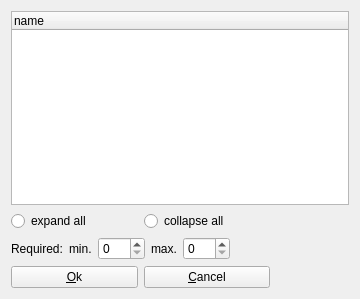
<?xml version="1.0" encoding="UTF-8"?>
<ui version="4.0">
 <class>category_select_required</class>
 <widget class="QWidget" name="category_select_required">
  <property name="geometry">
   <rect>
    <x>0</x>
    <y>0</y>
    <width>360</width>
    <height>299</height>
   </rect>
  </property>
  <property name="windowTitle">
   <string>Add required category</string>
  </property>
  <property name="windowIcon">
   <iconset resource="../configurator.qrc">
    <normaloff>:/images/folders.png</normaloff>:/images/folders.png</iconset>
  </property>
  <property name="action" stdset="0">
   <string>RecipeCategoryEdit category { id={main.id}; minQuantity {{main.minQuantity}}; maxQuantity {{main.maxQuantity}} }</string>
  </property>
  <property name="answer" stdset="0">
   <string>RecipeCategoryEdit category { id={?}; minQuantity {{min}}; maxQuantity {{max}} }</string>
  </property>
  <layout class="QGridLayout" name="gridLayout">
   <item row="1" column="0">
    <layout class="QHBoxLayout" name="horizontalLayout_4">
     <item>
      <widget class="QRadioButton" name="expand">
       <property name="text">
        <string>expand all</string>
       </property>
      </widget>
     </item>
     <item>
      <widget class="QRadioButton" name="collapse">
       <property name="text">
        <string>collapse all</string>
       </property>
      </widget>
     </item>
    </layout>
   </item>
   <item row="0" column="0" colspan="2">
    <widget class="QTreeWidget" name="category">
     <property name="itemsExpandable">
      <bool>true</bool>
     </property>
     <property name="action" stdset="0">
      <string notr="true">CategoryHierarchyRequest category {id=1}</string>
     </property>
     <attribute name="headerDefaultSectionSize">
      <number>250</number>
     </attribute>
     <column>
      <property name="text">
       <string>name</string>
      </property>
     </column>
    </widget>
   </item>
   <item row="1" column="1">
    <spacer name="horizontalSpacer">
     <property name="orientation">
      <enum>Qt::Horizontal</enum>
     </property>
     <property name="sizeHint" stdset="0">
      <size>
       <width>40</width>
       <height>20</height>
      </size>
     </property>
    </spacer>
   </item>
   <item row="4" column="0">
    <layout class="QHBoxLayout" name="horizontalLayout">
     <item>
      <widget class="QPushButton" name="select">
       <property name="text">
        <string>&amp;Ok</string>
       </property>
       <property name="form" stdset="0">
        <string notr="true">_CLOSE_</string>
       </property>
       <property name="datasignal:clicked" stdset="0">
        <string>add_category_required</string>
       </property>
       <property name="state:enabled" stdset="0">
        <string>{category.selected}&gt;0</string>
       </property>
      </widget>
     </item>
     <item>
      <widget class="QPushButton" name="cancel">
       <property name="text">
        <string>&amp;Cancel</string>
       </property>
       <property name="form" stdset="0">
        <string notr="true">_CLOSE_</string>
       </property>
      </widget>
     </item>
    </layout>
   </item>
   <item row="2" column="0">
    <layout class="QFormLayout" name="formLayout">
     <item row="0" column="0">
      <widget class="QLabel" name="label">
       <property name="text">
        <string>Required:</string>
       </property>
       <property name="buddy">
        <cstring>min</cstring>
       </property>
      </widget>
     </item>
     <item row="0" column="1">
      <layout class="QHBoxLayout" name="horizontalLayout_7">
       <item>
        <widget class="QLabel" name="label_min_requires">
         <property name="text">
          <string>min.</string>
         </property>
         <property name="buddy">
          <cstring>min</cstring>
         </property>
        </widget>
       </item>
       <item>
        <widget class="QSpinBox" name="min">
         <property name="maximum">
          <number>999</number>
         </property>
        </widget>
       </item>
       <item>
        <widget class="QLabel" name="label_max_requires">
         <property name="text">
          <string>max.</string>
         </property>
         <property name="buddy">
          <cstring>max</cstring>
         </property>
        </widget>
       </item>
       <item>
        <widget class="QSpinBox" name="max">
         <property name="maximum">
          <number>999</number>
         </property>
        </widget>
       </item>
       <item>
        <spacer name="horizontalSpacer_4">
         <property name="orientation">
          <enum>Qt::Horizontal</enum>
         </property>
         <property name="sizeHint" stdset="0">
          <size>
           <width>40</width>
           <height>20</height>
          </size>
         </property>
        </spacer>
       </item>
      </layout>
     </item>
    </layout>
   </item>
  </layout>
 </widget>
 <tabstops>
  <tabstop>category</tabstop>
  <tabstop>expand</tabstop>
  <tabstop>collapse</tabstop>
  <tabstop>min</tabstop>
  <tabstop>max</tabstop>
  <tabstop>select</tabstop>
  <tabstop>cancel</tabstop>
 </tabstops>
 <resources>
  <include location="../configurator.qrc"/>
 </resources>
 <connections>
  <connection>
   <sender>expand</sender>
   <signal>toggled(bool)</signal>
   <receiver>category</receiver>
   <slot>expandAll()</slot>
   <hints>
    <hint type="sourcelabel">
     <x>76</x>
     <y>245</y>
    </hint>
    <hint type="destinationlabel">
     <x>71</x>
     <y>219</y>
    </hint>
   </hints>
  </connection>
  <connection>
   <sender>collapse</sender>
   <signal>toggled(bool)</signal>
   <receiver>category</receiver>
   <slot>collapseAll()</slot>
   <hints>
    <hint type="sourcelabel">
     <x>303</x>
     <y>245</y>
    </hint>
    <hint type="destinationlabel">
     <x>155</x>
     <y>219</y>
    </hint>
   </hints>
  </connection>
  <connection>
   <sender>category</sender>
   <signal>doubleClicked(QModelIndex)</signal>
   <receiver>select</receiver>
   <slot>click()</slot>
   <hints>
    <hint type="sourcelabel">
     <x>27</x>
     <y>174</y>
    </hint>
    <hint type="destinationlabel">
     <x>28</x>
     <y>294</y>
    </hint>
   </hints>
  </connection>
 </connections>
</ui>
